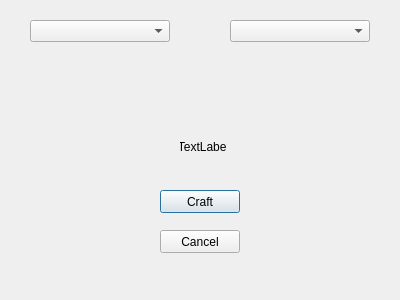
<?xml version="1.0" encoding="UTF-8"?>
<ui version="4.0">
 <class>CraftDialog</class>
 <widget class="QDialog" name="CraftDialog">
  <property name="geometry">
   <rect>
    <x>0</x>
    <y>0</y>
    <width>400</width>
    <height>300</height>
   </rect>
  </property>
  <property name="minimumSize">
   <size>
    <width>400</width>
    <height>300</height>
   </size>
  </property>
  <property name="maximumSize">
   <size>
    <width>400</width>
    <height>300</height>
   </size>
  </property>
  <property name="windowTitle">
   <string>Dialog</string>
  </property>
  <widget class="QComboBox" name="dropMenu1">
   <property name="geometry">
    <rect>
     <x>30</x>
     <y>20</y>
     <width>140</width>
     <height>22</height>
    </rect>
   </property>
   <property name="editable">
    <bool>false</bool>
   </property>
  </widget>
  <widget class="QComboBox" name="dropMenu2">
   <property name="geometry">
    <rect>
     <x>230</x>
     <y>20</y>
     <width>140</width>
     <height>22</height>
    </rect>
   </property>
   <property name="editable">
    <bool>false</bool>
   </property>
  </widget>
  <widget class="QPushButton" name="craftButton">
   <property name="geometry">
    <rect>
     <x>160</x>
     <y>190</y>
     <width>80</width>
     <height>23</height>
    </rect>
   </property>
   <property name="text">
    <string>Craft</string>
   </property>
  </widget>
  <widget class="QPushButton" name="cancelButton">
   <property name="geometry">
    <rect>
     <x>160</x>
     <y>230</y>
     <width>80</width>
     <height>23</height>
    </rect>
   </property>
   <property name="text">
    <string>Cancel</string>
   </property>
  </widget>
  <widget class="QLabel" name="craftedItem">
   <property name="geometry">
    <rect>
     <x>180</x>
     <y>140</y>
     <width>47</width>
     <height>13</height>
    </rect>
   </property>
   <property name="text">
    <string>TextLabel</string>
   </property>
   <property name="scaledContents">
    <bool>true</bool>
   </property>
   <property name="alignment">
    <set>Qt::AlignCenter</set>
   </property>
  </widget>
  <zorder>dropMenu2</zorder>
  <zorder>craftButton</zorder>
  <zorder>cancelButton</zorder>
  <zorder>dropMenu1</zorder>
  <zorder>craftedItem</zorder>
 </widget>
 <resources/>
 <connections/>
</ui>
